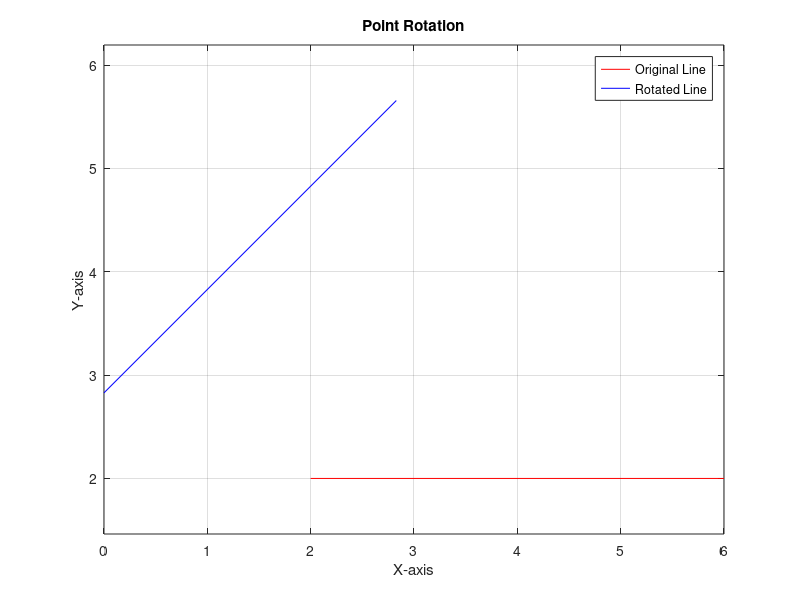

Write MATLAB code to recreate this figure.
clc;

P=[2,6;
   2,2];
theta=45;
R=[cosd(theta),-sind(theta);
    sind(theta),cosd(theta)];
P_new=R*P;
figure
plot(P(1,:),P(2,:),'r');
hold on
plot(P_new(1,:),P_new(2,:),'b');
grid on 
axis equal
legend ('Original Line','Rotated Line');
grid on;
xlabel('X-axis');
ylabel('Y-axis');
title('Point Rotation');
